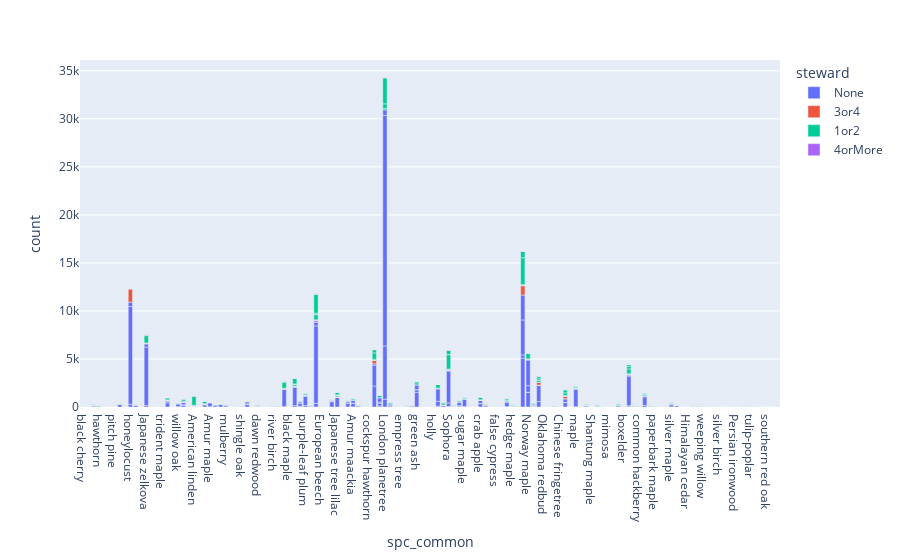

Source (notebook cell):
### Markdown cell above
2. Are stewards (steward activity measured by the ‘steward’ variable) having an impact on the health of trees?

### Code cell
fig = px.bar(soql_health_steward, x="spc_common", y="count",color="steward")
fig.show()

### Figure 1 — Plotly figure (JSON) as saved in the notebook; plotly's stock layout.template omitted (floating-point values rounded to 4 significant figures; data arrays with more than 128 entries replaced by an {"elided": "..."} marker saying what was removed)
{"data": [{"alignmentgroup": "True", "hoverlabel": {"namelength": 0}, "hovertemplate": "steward=None<br>spc_common=%{x}<br>count=%{y}", "legendgroup": "None", "marker": {"color": "#636efa"}, "name": "None", "offsetgroup": "None", "orientation": "v", "showlegend": true, "textposition": "auto", "type": "bar", "x": {"elided": "373 str values"}, "xaxis": "x", "y": {"elided": "373 int values"}, "yaxis": "y"}, {"alignmentgroup": "True", "hoverlabel": {"namelength": 0}, "hovertemplate": "steward=3or4<br>spc_common=%{x}<br>count=%{y}", "legendgroup": "3or4", "marker": {"color": "#EF553B"}, "name": "3or4", "offsetgroup": "3or4", "orientation": "v", "showlegend": true, "textposition": "auto", "type": "bar", "x": {"elided": "202 str values"}, "xaxis": "x", "y": {"elided": "202 int values"}, "yaxis": "y"}, {"alignmentgroup": "True", "hoverlabel": {"namelength": 0}, "hovertemplate": "steward=1or2<br>spc_common=%{x}<br>count=%{y}", "legendgroup": "1or2", "marker": {"color": "#00cc96"}, "name": "1or2", "offsetgroup": "1or2", "orientation": "v", "showlegend": true, "textposition": "auto", "type": "bar", "x": {"elided": "348 str values"}, "xaxis": "x", "y": {"elided": "348 int values"}, "yaxis": "y"}, {"alignmentgroup": "True", "hoverlabel": {"namelength": 0}, "hovertemplate": "steward=4orMore<br>spc_common=%{x}<br>count=%{y}", "legendgroup": "4orMore", "marker": {"color": "#ab63fa"}, "name": "4orMore", "offsetgroup": "4orMore", "orientation": "v", "showlegend": true, "textposition": "auto", "type": "bar", "x": ["red maple", "red maple", "cherry", "silver linden", "honeylocust", "Chinese elm", "Chinese elm", "eastern cottonwood", "swamp white oak", "cucumber magnolia", "golden raintree", "green ash", "Persian ironwood", "catalpa", "London planetree", "Norway maple", "Callery pear", "pin oak", "blue spruce", "Callery pear", "Norway maple", "tulip-poplar", "Sophora", "crab apple", "serviceberry", "American linden", "tree of heaven", "Chinese tree lilac", "hawthorn", "serviceberry", "honeylocust", "bur oak", "Cornelian cherry", "sweetgum", "common hackberry", "maple", "shingle oak", "black oak", "'Schubert' chokecherry", "dawn redwood", "dawn redwood", "shingle oak", "willow oak", "honeylocust", "honeylocust", "paper birch", "Japanese zelkova", "white pine", "green ash", "littleleaf linden", "northern red oak", "littleleaf linden", "Japanese tree lilac", "pin oak", "pin oak", "London planetree", "sycamore maple", "purple-leaf plum", "Norway maple", "Callery pear", "sawtooth oak", "ginkgo", "crimson king maple", "ginkgo", "eastern redbud", "Norway maple", "swamp white oak", "green ash", "golden raintree", "American elm", "Chinese elm", "American elm", "silver maple", "flowering dogwood"], "xaxis": "x", "y": [2, 2, 3, 5, 5, 9, 1, 1, 2, 1, 1, 5, 1, 1, 13, 1, 1, 1, 1, 33, 1, 1, 49, 1, 2, 20, 1, 1, 1, 1, 1, 2, 11, 1, 1, 1, 1, 1, 3, 3, 1, 4, 1, 1, 5, 1, 34, 4, 1, 2, 9, 23, 1, 2, 15, 1, 1, 1, 16, 5, 2, 11, 4, 11, 1, 2, 1, 1, 5, 3, 1, 6, 1, 1], "yaxis": "y"}], "layout": {"barmode": "relative", "legend": {"title": {"text": "steward"}, "tracegroupgap": 0}, "margin": {"t": 60}, "xaxis": {"anchor": "y", "domain": [0, 1], "title": {"text": "spc_common"}}, "yaxis": {"anchor": "x", "domain": [0, 1], "title": {"text": "count"}}}}
